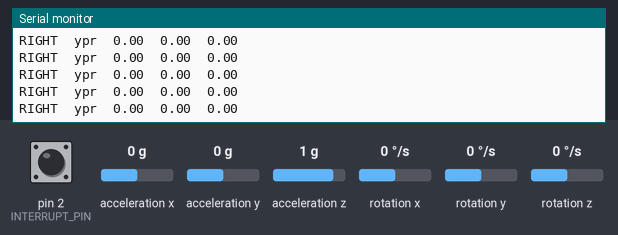
Bench run of a sketch on a simulated Arduino Uno, built with avr-gcc and run on an emulated ATmega328P. Shown: the last lines printed to the serial monitor. Inputs (shaded band) come from the test bench; at power-on: acceleration x 0 g, acceleration y 0 g, rotation z 0 °/s, acceleration z 1 g, pin 2 (INTERRUPT_PIN) LOW, rotation x 0 °/s, rotation y 0 °/s. The sensor or clock chip raises its interrupt line as the real part does; no radio packets arrive unless stated.

Above: at 1.7 s.
1.8 s: acceleration x set to 1.4 g
At 2.7 s:
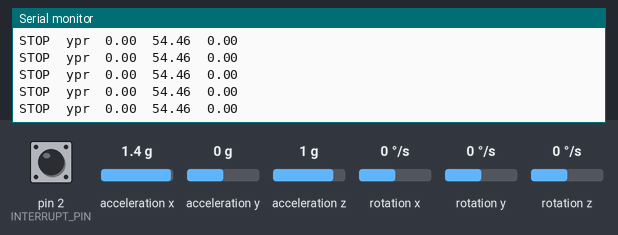
3.7 s: acceleration y set to -1.4 g
At 4.5 s:
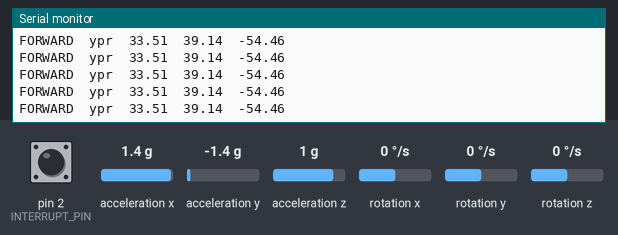
5.6 s: acceleration y set to 0.8 g
At 6.3 s:
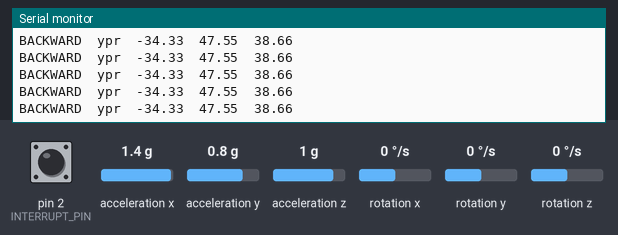
7.5 s: rotation z set to -100 °/s
At 8.2 s:
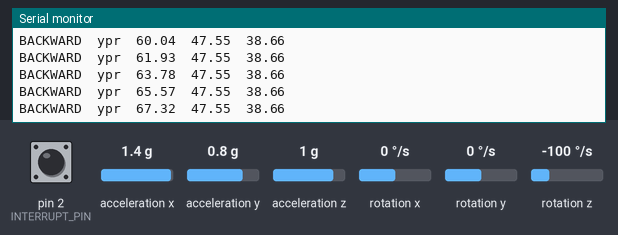
10.5 s: acceleration z set to -1.4 g
At 11.5 s:
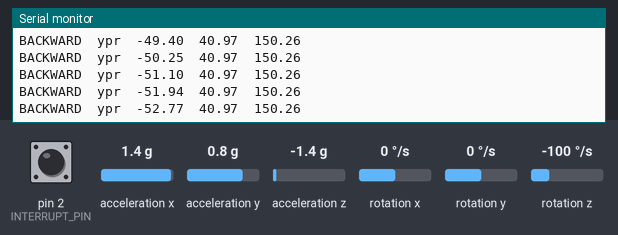
Timing chart, 0 to 13.0 s (numbered marks = the images above; inputs shaded):
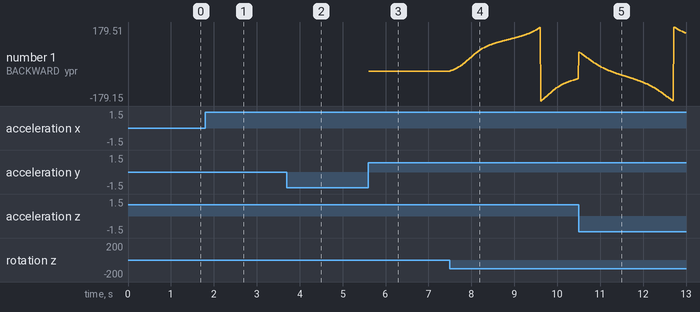

The sketch:

glove_code.ino
```cpp
#include <SPI.h>
#include "RF24.h"

#include "I2Cdev.h"
#include "MPU6050_6Axis_MotionApps20.h"

#if I2CDEV_IMPLEMENTATION == I2CDEV_ARDUINO_WIRE
    #include "Wire.h"
#endif

MPU6050 mpu;
#define OUTPUT_READABLE_YAWPITCHROLL
#define INTERRUPT_PIN 2

// MPU control/status vars
bool dmpReady = false;  // set true if DMP init was successful
uint8_t mpuIntStatus;   // holds actual interrupt status byte from MPU
uint8_t devStatus;      // return status after each device operation (0 = success, !0 = error)
uint16_t packetSize;    // expected DMP packet size (default is 42 bytes)
uint16_t fifoCount;     // count of all bytes currently in FIFO
uint8_t fifoBuffer[64]; // FIFO storage buffer

// orientation/motion vars
Quaternion q;           // [w, x, y, z]         quaternion container
VectorInt16 aa;         // [x, y, z]            accel sensor measurements
VectorInt16 aaReal;     // [x, y, z]            gravity-free accel sensor measurements
VectorInt16 aaWorld;    // [x, y, z]            world-frame accel sensor measurements
VectorFloat gravity;    // [x, y, z]            gravity vector
float euler[3];         // [psi, theta, phi]    Euler angle container
float ypr[3];           // [yaw, pitch, roll]   yaw/pitch/roll container and gravity vector

volatile bool mpuInterrupt = false;     // indicates whether MPU interrupt pin has gone high
void dmpDataReady() {
    mpuInterrupt = true;
}

//RF STUFF
bool radioNumber = 0;

RF24 radio(7,8);

byte addresses[][6] = {"1Node","2Node"};
//int count = 0;
int num;

void setup() {
    // join I2C bus (I2Cdev library doesn't do this automatically)
    #if I2CDEV_IMPLEMENTATION == I2CDEV_ARDUINO_WIRE
        Wire.begin();
        Wire.setClock(400000); // 400kHz I2C clock. Comment this line if having compilation difficulties
    #elif I2CDEV_IMPLEMENTATION == I2CDEV_BUILTIN_FASTWIRE
        Fastwire::setup(400, true);
    #endif

    Serial.begin(115200);
    while (!Serial);

    // initialize device
    Serial.println(F("Initializing I2C devices..."));
    mpu.initialize();
    pinMode(INTERRUPT_PIN, INPUT);


    Serial.println(F("Testing device connections..."));
    Serial.println(mpu.testConnection() ? F("MPU6050 connection successful") : F("MPU6050 connection failed"));


    Serial.println(F("\nSend any character to begin DMP programming and demo: "));

    Serial.println(F("Initializing DMP..."));
    devStatus = mpu.dmpInitialize();

    // supply your own gyro offsets here, scaled for min sensitivity
    mpu.setXGyroOffset(220);
    mpu.setYGyroOffset(76);
    mpu.setZGyroOffset(-85);
    mpu.setZAccelOffset(1788); // 1688 factory default for my test chip

    // make sure it worked (returns 0 if so)
    if (devStatus == 0) {
        // turn on the DMP, now that it's ready
        Serial.println(F("Enabling DMP..."));
        mpu.setDMPEnabled(true);

        // enable Arduino interrupt detection
        Serial.println(F("Enabling interrupt detection (Arduino external interrupt 0)..."));
        attachInterrupt(digitalPinToInterrupt(INTERRUPT_PIN), dmpDataReady, RISING);
        mpuIntStatus = mpu.getIntStatus();

        // set our DMP Ready flag so the main loop() function knows it's okay to use it
        Serial.println(F("DMP ready! Waiting for first interrupt..."));
        dmpReady = true;

        // get expected DMP packet size for later comparison
        packetSize = mpu.dmpGetFIFOPacketSize();
    } else {
        // ERROR!
        // 1 = initial memory load failed
        // 2 = DMP configuration updates failed
        // (if it's going to break, usually the code will be 1)
        Serial.print(F("DMP Initialization failed (code "));
        Serial.print(devStatus);
        Serial.println(F(")"));
    }

  radio.begin();

  // Set the PA Level low to prevent power supply related issues since this is (was) a
 // getting_started sketch, and the likelihood of close proximity of the devices. RF24_PA_MAX is default.
  radio.setPALevel(RF24_PA_LOW);

  // Open a writing and reading pipe on each radio, with opposite addresses
  if(radioNumber){
    radio.openWritingPipe(addresses[1]);
    radio.openReadingPipe(1,addresses[0]);
  }else{
    radio.openWritingPipe(addresses[0]);
    radio.openReadingPipe(1,addresses[1]);
  }

} // end of setup

void loop() {
    // if programming failed, don't try to do anything
    if (!dmpReady) return;

    // wait for MPU interrupt or extra packet(s) available
    while (!mpuInterrupt && fifoCount < packetSize) {

    }

    // reset interrupt flag and get INT_STATUS byte
    mpuInterrupt = false;
    mpuIntStatus = mpu.getIntStatus();

    // get current FIFO count
    fifoCount = mpu.getFIFOCount();

    // check for overflow (this should never happen unless our code is too inefficient)
    if ((mpuIntStatus & 0x10) || fifoCount == 1024) {
        // reset so we can continue cleanly
        mpu.resetFIFO();
        Serial.println(F("FIFO overflow!"));

    // otherwise, check for DMP data ready interrupt (this should happen frequently)
    } else if (mpuIntStatus & 0x02) {
        // wait for correct available data length, should be a VERY short wait
        while (fifoCount < packetSize) fifoCount = mpu.getFIFOCount();

        // read a packet from FIFO
        mpu.getFIFOBytes(fifoBuffer, packetSize);

        // track FIFO count here in case there is > 1 packet available
        // (this lets us immediately read more without waiting for an interrupt)
        fifoCount -= packetSize;

        #ifdef OUTPUT_READABLE_YAWPITCHROLL
            // display Euler angles in degrees
            mpu.dmpGetQuaternion(&q, fifoBuffer);
            mpu.dmpGetGravity(&gravity, &q);
            mpu.dmpGetYawPitchRoll(ypr, &q, &gravity);

            int fLim1 = 70, fLim2 = -10,
                bLim1 = 65, bLim2 = 20,
                rLim1 = 50, rLim2 = 5,
                lLim1 = 70, lLim2 = 0;

            if(ypr[1]* 180/M_PI < fLim1 && ypr[2]* 180/M_PI < fLim2) {
              Serial.print("FORWARD\t");
              num = 2;
            } else if(ypr[1]* 180/M_PI < bLim1 && ypr[2]* 180/M_PI > bLim2) {
              Serial.print("BACKWARD\t");
              num = 5;
            } else if(ypr[1]* 180/M_PI < rLim1 && ypr[2]* 180/M_PI < rLim2) {
              Serial.print("RIGHT\t");
              num = 3;
            } else if(ypr[1]* 180/M_PI > lLim1 && ypr[2]* 180/M_PI < lLim2) {
              Serial.print("LEFT\t");
              num = 4;
            } else {
              Serial.print("STOP\t");
              num = 1;
              }

            Serial.print("ypr\t");
            Serial.print(ypr[0] * 180/M_PI);
            Serial.print("\t");
            Serial.print(ypr[1] * 180/M_PI);
            Serial.print("\t");
            Serial.println(ypr[2] * 180/M_PI);
            //delay(1000);
        #endif

    }
     radio.write(&num, sizeof(num));
} // end of loop
```

Measured:
- after the input at 1.8 s, the serial monitor: prints a new line at once (image 1)
- after the input at 3.7 s, the serial monitor: prints a new line at once (image 2)
- after the input at 5.6 s, the serial monitor: prints a new line at once (image 3)
- after the input at 7.5 s, the serial monitor: prints a new line at once (image 4)
- plotted number 1: -34.33 → -70.66 after the input at 7.5 s
